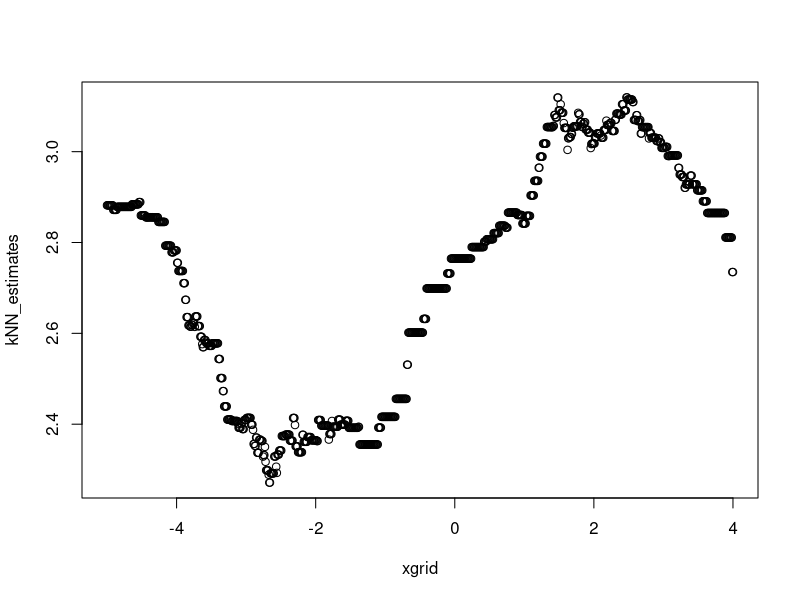
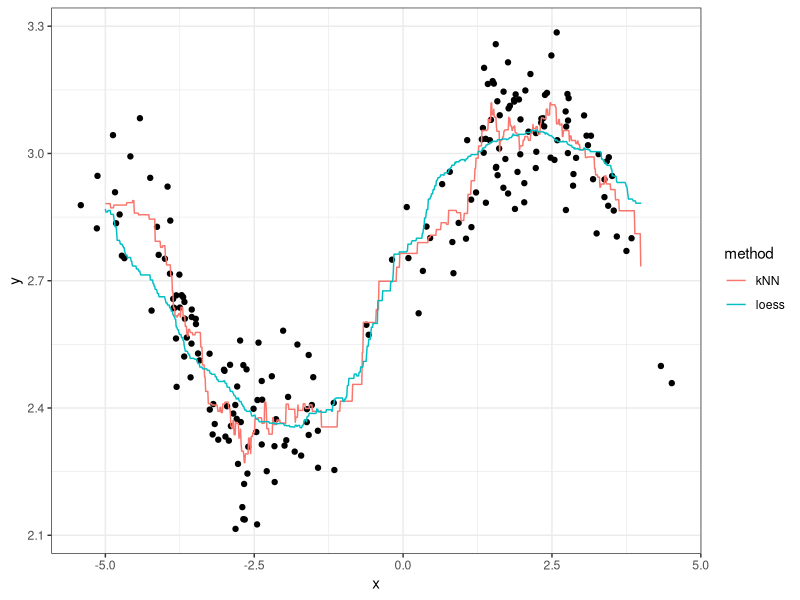

These figures' R source, in order:
library(tidyverse)
install.packages("knitr")
library(knitr)
set.seed(87)
dat <- tibble(x = c(rnorm(100), rnorm(100)+5)-3,
              y = sin(x^2/5)/x + rnorm(200)/10 + exp(1))
kable(head(dat))

#q1 = 2.73

#q2
dat$d <- abs(dat$x-0)
dat.2 <- arrange(dat,d)[1:7, ]

mean.knn <- mean(dat.2$y)

#q3 

dat.3 <- filter(dat,d<=1)
mean.loess<-mean(dat.3$y)


###################
xgrid <- seq(-5, 4, length.out=1000)

kNN_estimates <- map_dbl(xgrid, function(x){
  dat$d <- abs(dat$x-x)
  dat.2 <- arrange(dat,d)[1:7, ]
  yhat <- mean(dat.2$y)
  return(yhat)
})
kNN_estimates
plot (kNN_estimates~xgrid)


loess_estimates <- map_dbl(xgrid, function(x){
  dat$d <- abs(dat$x-x)
  dat.3 <- filter(dat,d<=1)
  mean.loess<-mean(dat.3$y)
})
est <- tibble(x=xgrid, kNN=kNN_estimates, loess=loess_estimates) %>% 
  gather(key="method", value="estimate", kNN, loess)
ggplot() +
  geom_point(data=dat, mapping=aes(x,y)) +
  geom_line(data=est, 
            mapping=aes(x,estimate, group=method, colour=method)) +
  theme_bw()


#value of parameter is too high => underfitting the data (features of the data are not clearly present in the model) => take almost all the data => get mean in the prediction
# overfitting - model captures features that are not actually present in the data
# underfitting - model does not capture the features present in the data
# map double takes a vector as the first arg and a function as a second argument; then it applies the function to every number in the vector (and returns a vector)
